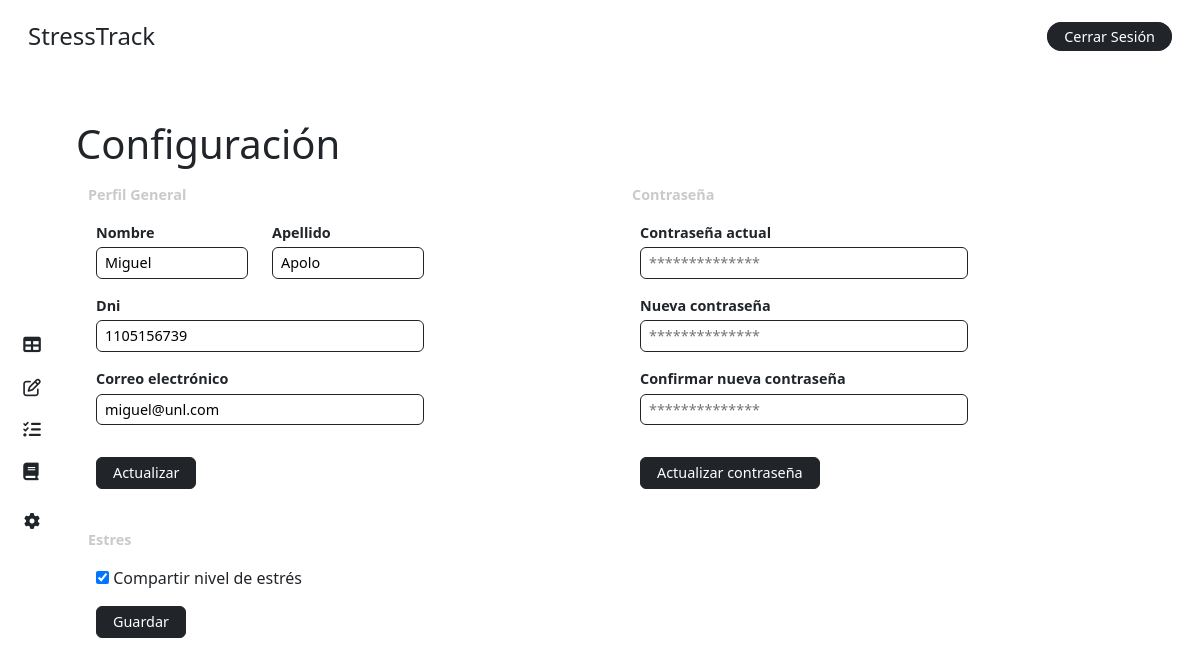
Page /profile/ (signed in) on the earlier database version.
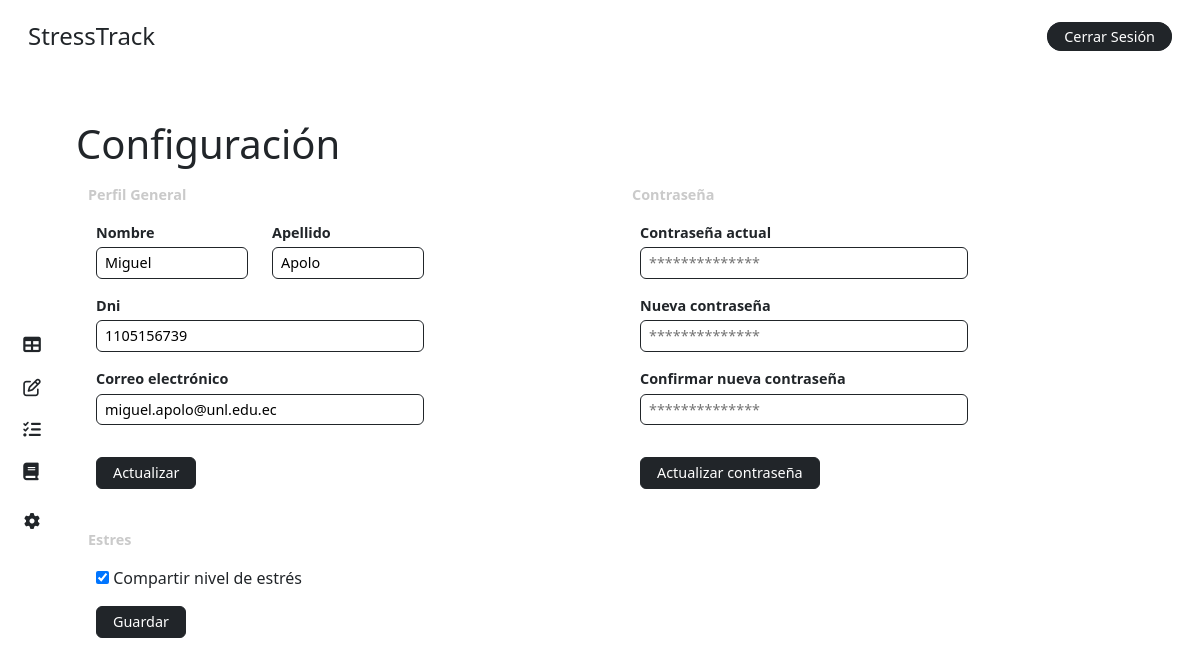
Same page on the later database version.
### stress/models.py (models this page shows, shortened)
class CustomUser(AbstractBaseUser, PermissionsMixin):
    ROLE_CHOICES = [
        ('student', 'Alumno'),
        ('teacher', 'Profesor'),
        ('superuser', 'Administrador'),
    ]
    first_name = models.CharField(max_length=50, blank=True)
    last_name = models.CharField(max_length=50, blank=True)
    dni = models.CharField(max_length=10, unique=True, blank=True, null=True)
    email = models.EmailField(unique=True)
    role = models.CharField(max_length=20, choices=ROLE_CHOICES, default='student')
    is_active = models.BooleanField(default=True)
    is_staff = models.BooleanField(default=False)
    stress = models.IntegerField(default=0)
    share_stress_level = models.BooleanField(default=False)
    course = models.ForeignKey(Course, on_delete=models.CASCADE, related_name='students', null=True, blank=True)
    group = models.ForeignKey(Team, on_delete=models.CASCADE, related_name='members', null=True, blank=True)
    objects = CustomUserManager()
    USERNAME_FIELD = 'email'
    REQUIRED_FIELDS = []

### stress/views.py (the view, shortened to what this page needs)
# urls.py: path('profile/', views.profile, name='profile'),
@login_required
def profile(request):
    user = request.user
    form = CustomUserUpdateForm(instance=user)
    form_pass = CustomPasswordChangeForm(user=user)
    context = {
        'form': form,
        'form_pass': form_pass,
        'share_stress': user.share_stress_level,
        'role': user.role,
    }
    return render(request, 'dashboard/profile.html', context)

### stress/forms.py
class CustomUserUpdateForm(forms.ModelForm):
    first_name = forms.CharField(widget=forms.TextInput(attrs={
        'placeholder': 'Andy',
        'class': 'w-100 fs-7 py-1 px-2 border border-1 border-dark rounded-2'
    }))
    last_name = forms.CharField(widget=forms.TextInput(attrs={
        'placeholder': 'Apolo',
        'class': 'w-100 fs-7 py-1 px-2 border border-1 border-dark rounded-2'
    }))
    dni = forms.CharField(widget=forms.TextInput(attrs={
        'placeholder': '1103982731',
        'class': 'w-100 fs-7 py-1 px-2 border border-1 border-dark rounded-2'
    }))
    email = forms.EmailField(widget=forms.EmailInput(attrs={
        'placeholder': 'ejemplo@unl.edu.ec',
        'class': 'w-100 fs-7 py-1 px-2 border border-1 border-dark rounded-2'
    }))
    class Meta:
        model = CustomUser
        fields = ['first_name', 'last_name', 'dni', 'email']

### stress/templates/dashboard/profile.html (shortened to what this page needs)
{% extends "base/dashboard_base.html" %}
{% block content %}
{% include "elements/dashboard_sidebar.html" with role=role %}
<main class="main p-4 pe-5">
    <div class="row mt-4">
        <div class="col-12 p-0">
            <h1 class="m-0">Configuración</h1>
        </div>
    </div>
    <div class="row">
        <div class="col-6 mt-2">
            <label class="text-grisillo fw-bold my-2">Perfil General</label>
            <form action="" method="POST" class="mb-2 p-2">
                <div class="row mb-3">
                    <div class="col-4">
                        <label class="d-block pb-1 fs-7 fw-bold" for="">Nombre</label>
                        {{ form.first_name }}
                    </div>
                    <div class="col-4">
                        <label class="d-block pb-1 fs-7 fw-bold" for="">Apellido</label>
                        {{ form.last_name }}
                    </div>
                </div>
                <div class="row mb-3">
                    <div class="col-8">
                        <label class="d-block pb-1 fs-7 fw-bold" for="">Dni</label>
                        {{ form.dni }}
                    </div>
                </div>
                <div class="row mb-3">
                    <div class="col-8">
                        <label class="d-block pb-1 fs-7 fw-bold" for="">Correo electrónico</label>
                        {{ form.email }}
                    </div>
                </div>
                <div class="d-flex justify-content-start mt-4 pt-2">
                    <button class="fs-7 bg-dark text-white border border-dark rounded-2 py-1 px-3"
                        type="submit" name="form-update-user" value="form-update-user">Actualizar</button>
                </div>
            </form>
        </div>
        <div class="col-6 mt-2">
            <label class="text-grisillo fw-bold my-2">Contraseña</label>
            <form action="" method="POST" class="mb-2 p-2">
                <div class="row mb-3">
                    <div class="col-8">
                        <label class="d-block pb-1 fs-7 fw-bold" for="">Contraseña actual</label>
                        {{ form_pass.old_password }}
                    </div>
                </div>
                <div class="row mb-3">
                    <div class="col-8">
                        <label class="d-block pb-1 fs-7 fw-bold" for="">Nueva contraseña</label>
                        {{ form_pass.new_password1 }}
                    </div>
                </div>
                <div class="row mb-3">
                    <div class="col-8">
                        <label class="d-block pb-1 fs-7 fw-bold" for="">Confirmar nueva contraseña</label>
                        {{ form_pass.new_password2 }}
                    </div>
                </div>
                <div class="d-flex justify-content-start mt-4 pt-2">
                    <button class="fs-7 bg-dark text-white border border-dark rounded-2 py-1 px-3"
                        type="submit" name="form-update-pass" value="form-update-pass">Actualizar contraseña</button>
                </div>
            </form>
        </div>
    </div>
    {% if role == 'student' %}
        <div>
            <label class="text-grisillo fw-bold mt-4 mb-2">Estres</label>
            <form method="post" class="p-2">
                <label class="d-block mb-3">
                    <input type="checkbox" name="share_stress_level" {% if share_stress %}checked{% endif %}>
                    Compartir nivel de estrés
                </label>
                <div class="d-flex justify-content-start">
                    <button class="fs-7 bg-dark text-white border border-dark rounded-2 py-1 px-3"
                        type="submit" name="form-stress-share" value="form-stress-share">Guardar</button>
                </div>
            </form>
        </div>
    {% endif %}
</main>
{% endblock %}

Differences in the rows shown:
changed CustomUser "Miguel": email "miguel@unl.com" → "miguel.apolo@unl.edu.ec"
